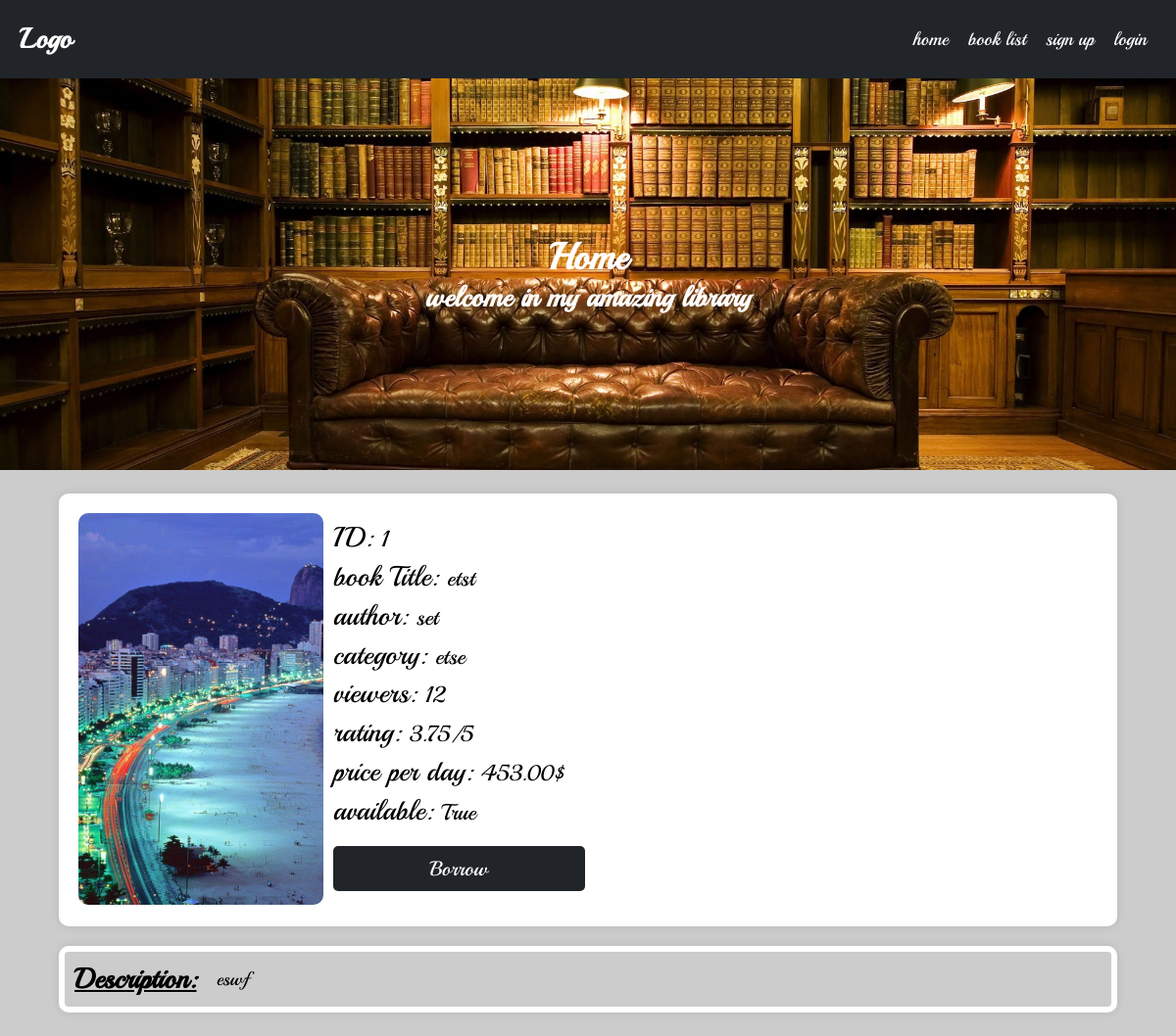
/books/sdfsdaf/, run on an earlier commit of the app's database.
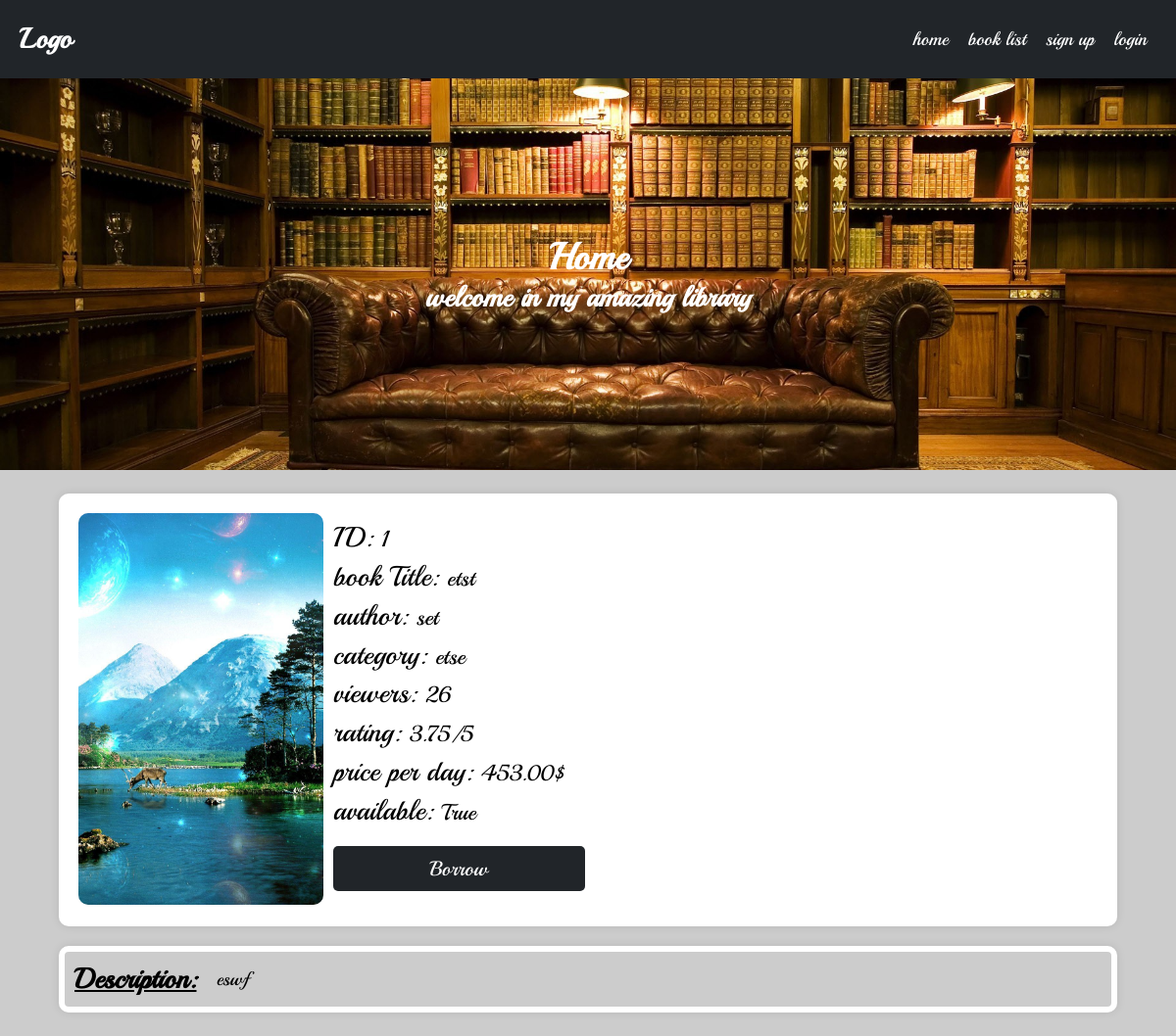
And on a later commit of the database.
### books/models.py (models this page shows, shortened)
class Book(BasicModel):
    uploaded_by = models.ForeignKey(User, on_delete=models.CASCADE, related_name='books')
    category = models.ForeignKey(Category, on_delete=models.CASCADE, related_name='books')
    viewers = models.ManyToManyField(User, through=Viewers, related_name='viewed_books')
    title = models.CharField(max_length=100)
    author = models.CharField(max_length=100)
    price = models.DecimalField(max_digits=5, decimal_places=2)
    description = models.TextField()
    borrower = models.ForeignKey(User, on_delete=models.SET_NULL, related_name='borrowed_books', null=True, blank=True)
    objects = BookManager()
    @property
    def is_borrowed(self):
        return self.borrower is not None
    @property
    def rating(self):
        return self.ratings.aggregate(avg_rating=Avg('rating'))['avg_rating'] or '~'
    @property
    def views(self):
        return self.user_viewers.aggregate(total_views=Sum('count'))['total_views'] or 0
    class Meta:
        verbose_name = 'Book'
        verbose_name_plural = 'Books'

class BookImage(BasicModel):
    image = models.ImageField(upload_to=book_cover_path, null=True, blank=True)
    book = models.OneToOneField(Book, on_delete=models.CASCADE, related_name='image', null=True, blank=True)
    class Meta:
        verbose_name = 'Book Image'
        verbose_name_plural = 'Book Images'
    @property
    def url(self):
        return self.image.url

### categories/models.py (models this page shows)
class Category(BasicModel):
    title = models.CharField(max_length=100)
    class Meta:
        verbose_name = 'Category'
        verbose_name_plural = 'Categories'
    def __str__(self):
        return self.title

### books/views.py (the view)
# urls.py: path('<slug:slug>/', views.BookDetailView.as_view(), name='book_details'),
class BookDetailView(DetailView):
    model = Book
    def get_queryset(self):
        if (self.request.user.is_authenticated):
            Book.objects.active().get(slug=self.kwargs['slug']).increase_views(self.request.user)
        return Book.objects.active().filter(slug=self.kwargs['slug'])

### books/models.py (called while the page is built)
    def get_queryset(self):
        return queryset(self.model, using=self._db)

    def active(self):
        return self.get_queryset().filter(active=True)

### books/templatetags/custom_filters.py (called while the page is built)
@register.filter( name='not' )
def not_gate(value):
    return not value

### templates/books/book_detail.html (shortened to what this page needs)
{% extends "base.html" %}
{% load static %}
{% load custom_filters %}
{% block style %}
<link rel="stylesheet" href="{% static 'assets/css/details.css' %}">
{% endblock %}
{% block content %}
<div class="container details-container">
    <div class="row">
        <div class="col-sm-6 col-md-3 ">
            <img class="w-100" id="bookImg" src="{{object.image.url}}" alt="">
        </div>
        <div class="col-9 text-data">
            <div>ID: <span id="bookID"> {{object.id}}</span></div><br/>
            <div>book Title:  <span id="bookTitle"> {{object.title}}</span></div><br/>
            <div>author:  <span id="bookAuthor"> {{object.author}}</span></div><br/>
            <div>category:  <span id="bookCategory"> {{object.category}}</span></div><br/>
            <div>viewers: <span id="bookViewers">  {{object.views}}</span></div><br/>
            <div>rating:  <span id="bookRating">  {{object.rating}}{% if object.rating != '~' %}/5{% endif %} </span></div><br/>
            <div>price per day: <span id="bookPrice">  {{object.price}}$</span></div><br/>
            <div>available: <span id="bookAvailable">  {{object.is_borrowed|not}}</span></div><br/>
            <button class="btn-2 btn-dark" onclick="urlRedirect('borrow_book.html')">Borrow</button>
        </div>
    </div>
    <div class="row">
        <h2>Description: </h2>
        <div id="bookDescription" style="word-break: break-word;">
            {{object.description}}
        </div>
    </div>
</div>
{% endblock %}

What changed in the data, as far as the page shows it:
changed Book "etst": image: a different picture; views "12" → "26"
